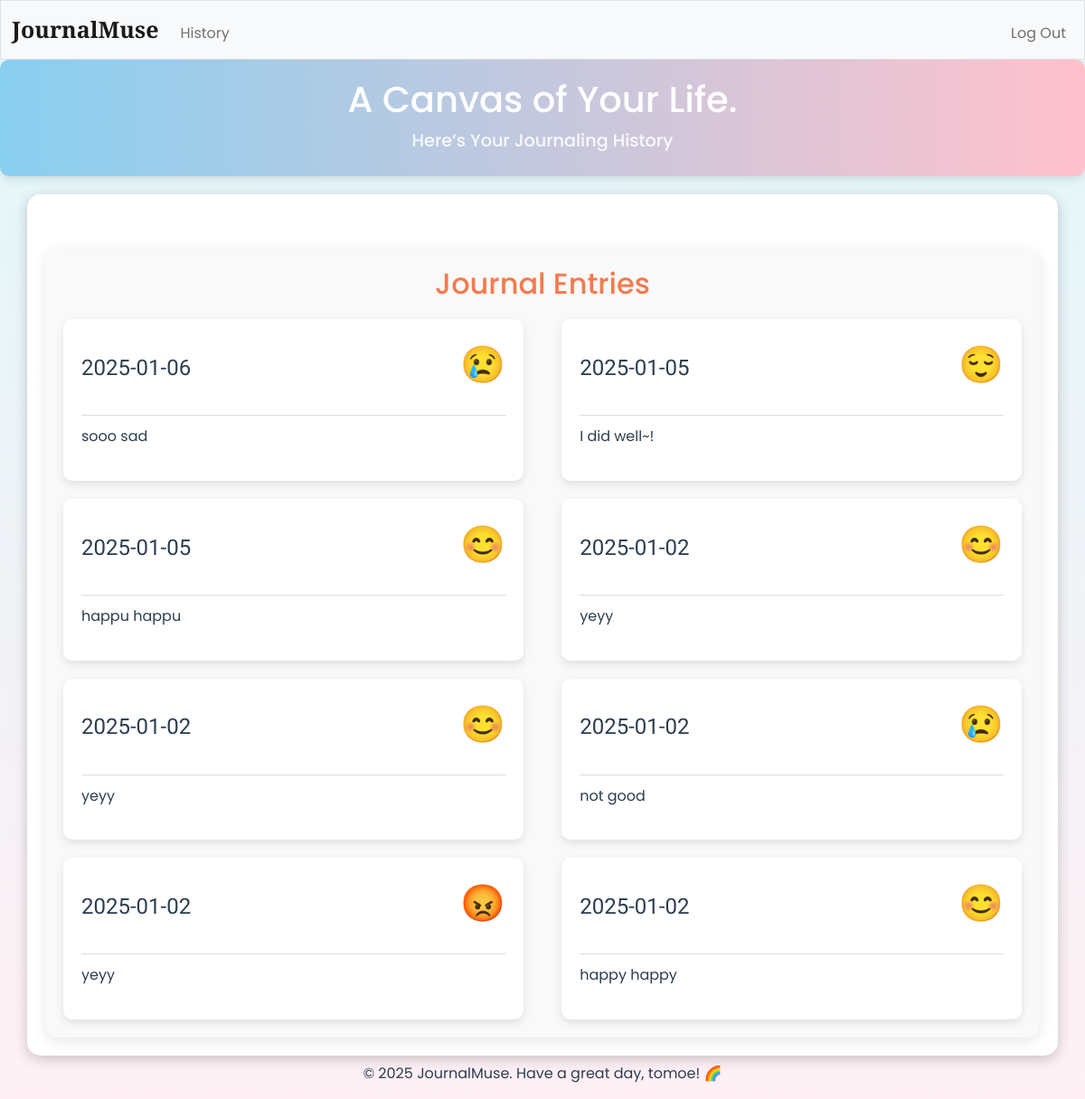
The app's page /history (signed in), older data.
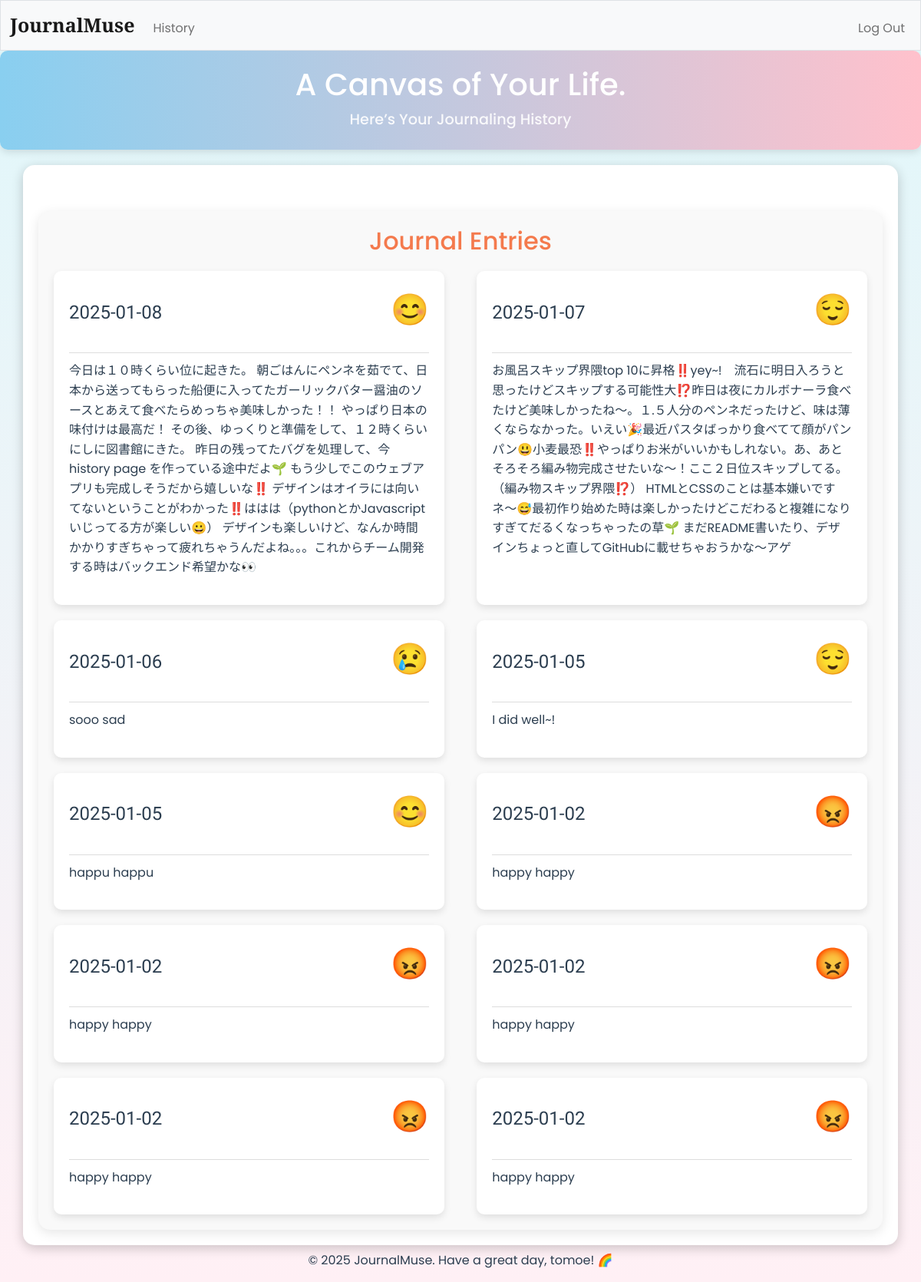
The same page, newer data.
### tables this page shows
CREATE TABLE journals (
    user_id INTEGER NOT NULL,
    date TEXT NOT NULL,
    feeling TEXT NOT NULL,
    description TEXT NOT NULL,
    FOREIGN KEY(user_id) REFERENCES users(id)
);

CREATE TABLE users(
    id INTEGER,
    first_name TEXT,
    last_name TEXT,
    birth INTEGER,
    username TEXT,
    hash TEXT,
    PRIMARY KEY(id)
);

### app/app_route.py (the view)
@app.route("/history")
@login_required
def calendar():
    user_id = session["user_id"]
    db = get_db()
    cursor = db.cursor()
    cursor.execute("SELECT username FROM users WHERE id = ?", (user_id,))
    username = cursor.fetchall()
    username = username[0]
    cursor.execute("SELECT date, feeling, description FROM journals WHERE user_id = ? ORDER BY date desc", (user_id,))
    data = cursor.fetchall()
    return render_template("history.html", data=data, username=username)

### app/app_route.py (called while the page is built)
def get_db():
    if "db" not in g:
        g.db = sqlite3.connect("data.db", check_same_thread=False)
    return g.db

@app.after_request
def after_request(response):
    response.headers["Cache-Control"] = "no-cache, no-store, must-revalidate"
    response.headers["Expires"] = 0
    response.headers["Pragma"] = "no-cache"
    return response

### app/helpers.py (called while the page is built)
def login_required(f):
    @wraps(f)
    def decorated_function(*args, **kwargs):
        if session.get("user_id") is None:
            return redirect("/login")
        return f(*args, **kwargs)
    return decorated_function

### app/templates/history.html (shortened to what this page needs)
{% extends "layout2.html" %}
{% block css_file %}
<link href="/static/new_main_page.css" rel="stylesheet">
{% endblock %}
{% block main %}
<header class="top-bar">
    <div class="user-info">
        <h2>A Canvas of Your Life.</h2>
        <h4>Here’s Your Journaling History</h4>
    </div>
</header>
<main>
    <section class="history-section">
        <h2>Journal Entries</h2>
        <div class="history-container">
            {% for entry in data %}
            <div class="history-entry">
                <div class="entry-header">
                    <h3>{{ entry[0] }}</h3>
                    <p>{{ entry[1] }}</p>
                </div>
                <p class="entry-description">{{ entry[2] }}</p>
            </div>
            {% endfor %}
        </div>
    </section>
</main>
<footer>
    <p>© 2025 JournalMuse. Have a great day, {{ username[0] }}! 🌈</p>
</footer>
{% endblock %}

### app/templates/layout2.html (shortened to what this page needs)
<!DOCTYPE html>
<html lang="en">
<head>
    {% block css_file %}{% endblock %}
    <link href="https://cdn.jsdelivr.net/npm/bootstrap@5.0.2/dist/css/bootstrap.min.css" rel="stylesheet"
>
</head>
<body>
    <nav class="bg-light border navbar navbar-expand-md navbar-light">
        <div class="container-fluid">
            <a class="navbar-brand" href="/">JournalMuse</a>
            <div class="collapse navbar-collapse" id="navbar">
                <ul class="navbar-nav me-auto mt-2">
                    <li class="nav-item"><a class="nav-link" href="/history">History</a></li>
                </ul>
                <ul class="navbar-nav ms-auto mt-2">
                    <li class="nav-item"><a class="nav-link" href="/logout">Log Out</a></li>
                </ul>
            </div>
        </div>
    </nav>
    {% block main %}
    {% endblock %}
</body>
</html>

### app/static/new_main_page.css (style rules this page uses)
* { font-family: 'Poppins', sans-serif; margin: 0; padding: 0; box-sizing: border-box; }
body { background: linear-gradient(to bottom, #E0F7FA, #FFF0F5); color: #2c3e50; height: auto; width: auto; display: flex; flex-direction: column; }
header.top-bar { text-align: center; padding: 20px; background: linear-gradient(to right, #89CFF0, #FFC1CC); color: #fff; border-radius: 10px; margin-bottom: 20px; box-shadow: 0 4px 10px rgba(0, 0, 0, 0.1); }
header .user-info h2 { font-size: 2.5rem; margin-bottom: 10px; }
header .user-info h4 { font-size: 1.2rem; opacity: 0.9; }
main { display: flex; justify-content: space-between; gap: 20px; width: 95%; max-width: 1200px; margin: 0 auto; padding: 20px; background: #fff; border-radius: 15px; box-shadow: 0 4px 15px rgba(0, 0, 0, 0.2); }
footer { margin-top: 8px; text-align: center; font-size: 1rem; color: #2c3e50; opacity: 1; }
.history-section { margin-top: 40px; padding: 20px; background-color: #f9f9f9; border-radius: 15px; box-shadow: 0 4px 15px rgba(0, 0, 0, 0.1); text-align: center; }
.history-section h2 { font-size: 2rem; color: #F47A4D; margin-bottom: 20px; }
.history-container { display: flex; flex-direction: column; gap: 20px; max-width: 100%; margin: 0 auto; }
.history-entry { background: #fff; border-radius: 10px; box-shadow: 0 4px 10px rgba(0, 0, 0, 0.1); padding: 20px; text-align: left; }
.history-entry .entry-header { display: flex; justify-content: space-between; align-items: center; margin-bottom: 10px; border-bottom: 1px solid #ddd; padding-bottom: 10px; }
.history-entry .entry-header h3 { font-family: 'Lexend'; font-size: 1.5rem; color: #2c3e50; }
.history-entry .entry-header p { font-size: 2.5rem; color: #F47A4D; }
.history-entry .entry-description { font-size: 1rem; color: #2c3e50; margin-top: 10px; line-height: 1.6; }
@media screen and (min-width: 768px) { .history-container { flex-direction: row; flex-wrap: wrap; justify-content: space-between; } }
@media screen and (min-width: 768px) { .history-entry { width: 48%; } }

### app/templates/layout2.html (style rules this page uses)
.navbar-brand { font-family: 'Playfair Display'; font-weight: bold; font-size: 25px; }

Row changes from the older to the newer data that the page shows:
added journals: date "2025-01-08", feeling "😊", description "今日は１０時くらい位に起きた。 朝ごはんにペンネを茹でて、日本から送ってもらった船便に入ってたガーリックバター醤油のソースとあえて食べたらめっちゃ美味しかった！！ やっぱり日本の味付けは最高だ！ その後、ゆっくりと準備をして、１２時くらいにしに図書館にきた。 昨日の残ってたバグを処理して、今history page を作っている途中だよ🌱 もう少しでこのウェブアプリも完成しそうだから嬉しいな‼️ デザインはオイラには向いてないということがわかった‼️ははは（pythonとかJavascriptいじってる方が楽しい😀） デザインも楽しいけど、なんか時間かかりすぎちゃって疲れちゃうんだよね。。。これからチーム開発する時はバックエンド希望かな👀"
added journals: date "2025-01-07", feeling "😌", description "お風呂スキップ界隈top 10に昇格‼️yey~! 流石に明日入ろうと思ったけどスキップする可能性大⁉️昨日は夜にカルボナーラ食べたけど美味しかったね〜。１.５人分のペンネだったけど、味は薄くならなかった。いえい🎉最近パスタばっかり食べてて顔がパンパン😃小麦最恐‼️やっぱりお米がいいかもしれない。あ、あとそろそろ編み物完成させたいな〜！ここ２日位スキップしてる。（編み物スキップ界隈⁉️） HTMLとCSSのことは基本嫌いですネ〜😅最初作り始めた時は楽しかったけどこだわると複雑になりすぎてだるくなっちゃったの草🌱 まだREADME書いたり、デザインちょっと直してGitHubに載せちゃおうかな〜アゲ"
changed journals (number 6 of 10 on the later page): feeling "😊" → "😡"; description "yeyy" → "happy happy"
changed journals (number 7 of 10 on the later page): feeling "😊" → "😡"; description "yeyy" → "happy happy"
changed journals (number 8 of 10 on the later page): feeling "😢" → "😡"; description "not good" → "happy happy"
changed journals (number 9 of 10 on the later page): description "yeyy" → "happy happy"
changed journals (number 10 of 10 on the later page): feeling "😊" → "😡"
